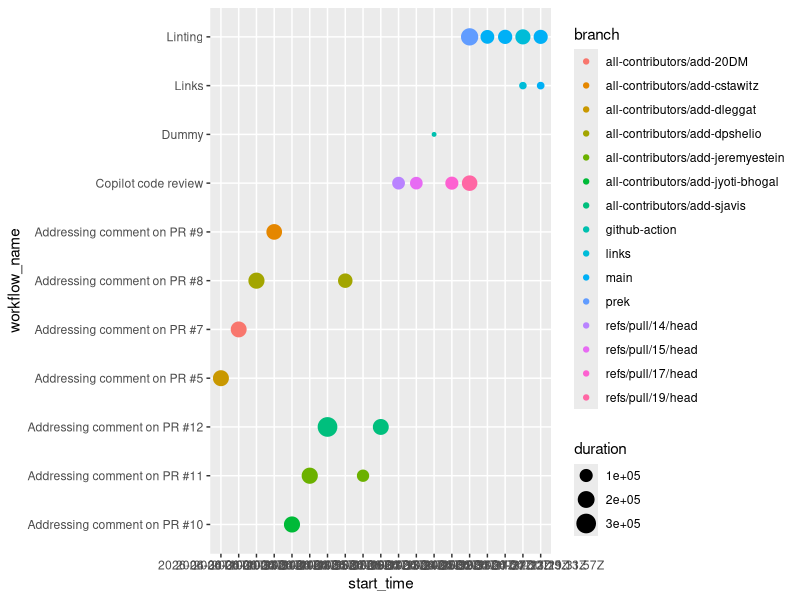

Write the R code that produced this figure.
## ---- chunk 1
library(dplyr)
library(ggplot2)
## ---- chunk 2
#| label: load-data
#| message: false


### Read in data here
actions_data <- read.csv("../data/green-actions-workflows.csv")
## ---- chunk 3
#| label: calculate statistics
#| message: false

mean_duration <- mean(actions_data$duration)
duration_quant <- quantile(actions_data$duration)
branches <- unique(actions_data$branch)

# Calculate the quartiles and colors for each branch
get_branch_stats <- function(branch_name){

}

branch_first <- actions_data |>
    filter(branch==branches[1])
branch_second <- actions_data |>
    filter(branch==branches[2])
branch_third <- actions_data |>
    filter(branch==branches[3])
p_firstblock <- "warning"
p_secondblock <- "danger"
p_thirdblock <- "primary"

## ---- chunk 4
#| content: valuebox
#| title: "Total time"
list(
  icon = "clock",
  color = p_firstblock,
  value = mean_duration
)

## ---- chunk 5
#| content: valuebox
#| title: "Time for branch X"
list(
  icon = "clock",
  color = p_secondblock,
  value = mean_duration
)

## ---- chunk 6
#| content: valuebox
#| title: "Time for branch Y"
list(
  icon = "clock",
  color = p_thirdblock,
  value = mean_duration
)
## ---- chunk 7
# Put in the bubbleplot

p <- ggplot2::ggplot(actions_data) + ggplot2::geom_point(aes(x = start_time, y = workflow_name, size = duration, color = branch))
p
